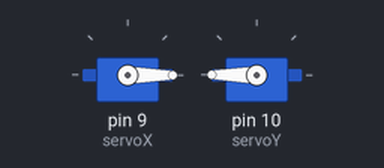
The sketch below on a simulated Arduino Uno, built with avr-gcc and run on an emulated ATmega328P. Shown: 2 × servo.

Above: at 0.05 s.
At 0.9 s:
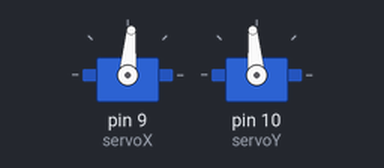
At 1.8 s:
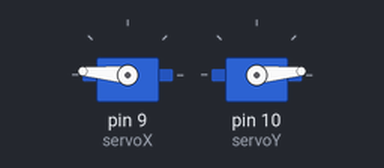
At 3.55 s:
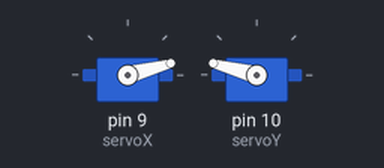
Timing chart, 0 to 8.5 s (numbered marks = the images above):
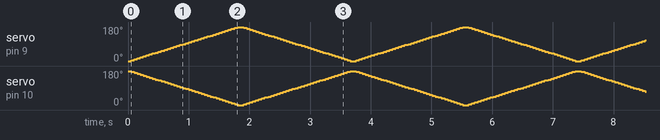

The sketch:

Test_Servo_Motors.ino
```cpp
#include <Servo.h>
Servo servoX;
Servo servoY;

void setup() {
  servoX.attach(9);
  servoY.attach(10);
}

void loop() {
  for (int pos = 0; pos <= 180; pos += 5) {
    servoX.write(pos);
    servoY.write(180 - pos);
    delay(50);
  }
  for (int pos = 180; pos >= 0; pos -= 5) {
    servoX.write(pos);
    servoY.write(180 - pos);
    delay(50);
  }
}
```
